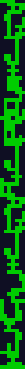

Generate this figure with Python:
import matplotlib.pyplot as plt
import numpy as np

data = open("17.txt").read().strip()
instructions = [1 if x==">" else -1 for x in data]

rockfalls = """####

.#.
###
.#.

..#
..#
###

#
#
#
#

##
##""".split("\n\n")

rockfalls = [x.split("\n")[::-1] for x in rockfalls]
rockfalls = [[(x, y) for y, row in enumerate(rock) for x, c in enumerate(row) if c == "#"] for rock in rockfalls]

width = 7
maxrocks = 1000000000000

grid = [["."]*width for _ in range(2022*10)]
grid[0] = ["#"]*width

startX, maxY = 2, [0]*width
seen = {}

cycle, height = 0, 0
ffheight = 0

i = j = 0
while i < maxrocks:
	if i == 2022:
		h2022 = max(maxY)
		print(max(maxY)) # part 1

	maxmaxY = max(maxY)
	maxYrel = (tuple([y-maxmaxY for y in maxY]), i%len(rockfalls), j%len(instructions)) # relative shape
	if i > 2022 and maxYrel in seen:
		cycle, height = i - seen[maxYrel][0], maxmaxY - seen[maxYrel][1]

		remaining = maxrocks - i
		i += cycle * (remaining//cycle)
		ffheight += height*(remaining//cycle)
		seen = {}

	seen[maxYrel] = (i, maxmaxY)

	rock = rockfalls[i%len(rockfalls)]
	i += 1

	x, y = startX, max(maxY)+4
	while True:
		ins = instructions[j%len(instructions)]
		execute = True
		for rx, ry in rock:
			if x+rx+ins < 0 or x+rx+ins >= width:
				execute = False
				break
			if grid[y+ry][x+rx+ins] == "#":
				execute = False
				break
		if execute:
			x += ins
		j += 1

		execute = True
		for rx, ry in rock:
			if grid[y+ry-1][x+rx] == "#":
				execute = False
				break
		if not execute:
			for rx, ry in rock:
				if y+ry >= len(grid):
					grid += [["."]*width for _ in range(10)]
				grid[y+ry][x+rx] = "#"
				if y+ry > maxY[x+rx]:
					maxY[x+rx] = y+ry
			break
		y -= 1

print(max(maxY)+ffheight) # part 2

# vis
grid = np.array(grid[:100+1][::-1])
grid[grid == "#"] = 1
grid[grid == "."] = 0
grid = grid.astype(np.int32)

cvalues = [0, 1]
# colors = ["#00BFFF", "#A0522D"] # pokemon theme colors
colors = ["#0F0F23", "#00cc00"] # advent of code theme colors
cmap = plt.cm.colors.ListedColormap(colors)

plt.imshow(grid, cmap=cmap)
plt.axis("off")
plt.savefig("17vis.png", bbox_inches="tight", pad_inches=0)
